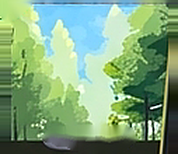
#> input picture game/assets/cardart/leap.png, 178 x 154 px
$ python cardframes.py
#> lines starting #> are read from the running program, lines starting #| are printed output that depends on the picture
"""Mock the three card-frame directions from design/art/card-frame-research.md.

Mockups only -- nothing here is wired into the game. Nick picks one, then the
builder implements it in card_view.gd.

    python tools/cardframes.py            # writes design/reference/cards/frames-*.png

Drawn at 3x hand size and downscaled, so the 1:1 strip shows what he will
actually see: a frame that only works at 3x is not a frame.
"""

import os

from PIL import Image, ImageDraw, ImageFilter, ImageFont

W, H = 160, 224          # true hand size
S = 3                    # supersample
OUT = os.path.join("design", "reference", "cards")
ART = os.path.join("game", "assets", "cardart")
FONTS = os.path.join("game", "assets", "fonts")

CARDS = [
    {"name": "Tongue Snap", "cost": "1", "type": "Attack", "art": None,
     "rare": True,
     "text": [("Deal ", "w"), ("2", "n"), (" damage and an", "w"),
              ("\nadditional ", "w"), ("3", "n"), (" per ", "w"),
              ("Rhythm", "k"), (".", "w"),
              ("\nClimb ", "w"), ("1", "n"), (".", "w")]},
    {"name": "Leap", "cost": "2", "type": "Skill", "art": "leap.png",
     "rare": True,
     "text": [("Climb ", "w"), ("3", "n"), (".", "w")]},
    {"name": "Scramble", "cost": "0", "type": "Skill", "art": "scramble.png",
     "rare": False,
     "text": [("Climb ", "w"), ("1", "n"), (".", "w")]},
]


def font(name, size):
    try:
        return ImageFont.truetype(os.path.join(FONTS, name), size)
    except OSError:
        return ImageFont.load_default(size)


def fit(d, text, name, size, width):
    """The largest size at or below `size` whose text fits `width`."""
    while size > 5 * S:
        f = font(name, size)
        if d.textlength(text, font=f) <= width:
            return f
        size -= S
    return font(name, size)


def art_for(card, box):
    """The card's art, cropped to fill the window, or a flat placeholder."""
    w, h = box
    if card["art"]:
        p = os.path.join(ART, card["art"])
        if os.path.exists(p):
            im = Image.open(p).convert("RGB")
            scale = max(w / im.width, h / im.height)
            im = im.resize((int(im.width * scale) + 1, int(im.height * scale) + 1),
                           Image.LANCZOS)
            x = (im.width - w) // 2
            y = (im.height - h) // 3
            return im.crop((x, y, x + w, y + h))
    return Image.new("RGB", (w, h), (36, 40, 52))


def bevel(d, box, light, dark, width=2):
    """A raised edge: light on the top-left, dark on the bottom-right. This is
    the single device that turns a painted outline into a plate with
    thickness, and the one our current border is missing."""
    x0, y0, x1, y1 = box
    for i in range(width):
        d.line([(x0 + i, y1 - i), (x0 + i, y0 + i), (x1 - i, y0 + i)], fill=light)
        d.line([(x1 - i, y0 + i), (x1 - i, y1 - i), (x0 + i, y1 - i)], fill=dark)


def rules(d, box, parts, f, light=True):
    """Rules text, centred, with numbers and keywords picked out."""
    colours = {"w": (236, 234, 228) if light else (28, 26, 24),
               "n": (120, 220, 140) if light else (24, 110, 48),
               "k": (226, 176, 92) if light else (150, 92, 20)}
    x0, y0, x1, _ = box
    lines, cur = [], []
    for text, kind in parts:
        for i, chunk in enumerate(text.split("\n")):
            if i:
                lines.append(cur)
                cur = []
            if chunk:
                cur.append((chunk, kind))
    lines.append(cur)
    # shrink until the widest line fits the box -- a frame that clips its own
    # rules text is the fault we are fixing, not a new one
    while f.size > 5 * S:
        if max(sum(d.textlength(t, font=f) for t, _ in l) for l in lines) <= x1 - x0:
            break
        f = ImageFont.truetype(f.path, f.size - S) if hasattr(f, "path") \
            else font("KenneyBold.ttf", f.size - S)
    y = y0
    for line in lines:
        total = sum(d.textlength(t, font=f) for t, _ in line)
        x = x0 + ((x1 - x0) - total) / 2
        for text, kind in line:
            d.text((x, y), text, font=f, fill=colours[kind])
            x += d.textlength(text, font=f)
        y += f.size + 4 * S


# --------------------------------------------------------------------------
# A -- carved obsidian: the fight's own material
# --------------------------------------------------------------------------

def frame_a(card):
    w, h = W * S, H * S
    im = Image.new("RGB", (w, h), (10, 9, 12))
    d = ImageDraw.Draw(im)
    pad = 4 * S
    # hard outer edge, then a bevelled stone plate
    d.rounded_rectangle([0, 0, w - 1, h - 1], 7 * S, fill=(8, 7, 9))
    d.rounded_rectangle([pad, pad, w - pad, h - pad], 5 * S, fill=(33, 31, 36))
    bevel(d, (pad, pad, w - pad, h - pad), (74, 69, 78), (16, 15, 18), 2 * S)
    # keyline colour IS the rarity cue: ember for uncommon, slate for common
    key = (198, 104, 36) if card["rare"] else (104, 110, 122)
    d.rounded_rectangle([pad + 2 * S, pad + 2 * S, w - pad - 2 * S, h - pad - 2 * S],
                        4 * S, outline=key, width=S)
    # art window, contained by its own keyline
    ax0, ay0 = pad + 7 * S, pad + 22 * S
    ax1, ay1 = w - pad - 7 * S, pad + 128 * S
    im.paste(art_for(card, (ax1 - ax0, ay1 - ay0)), (ax0, ay0))
    d.rectangle([ax0 - S, ay0 - S, ax1, ay1], outline=(12, 11, 14), width=S)
    # title plate, with the cost SET INTO it rather than floating outside
    d.rounded_rectangle([pad + 5 * S, pad + 4 * S, w - pad - 5 * S, pad + 19 * S],
                        3 * S, fill=(24, 22, 26))
    bevel(d, (pad + 5 * S, pad + 4 * S, w - pad - 5 * S, pad + 19 * S),
          (66, 61, 70), (14, 13, 16), S)
    d.text((pad + 26 * S, pad + 7 * S), card["name"],
           font=fit(d, card["name"], "KenneyBold.ttf", 11 * S, w - 2 * pad - 33 * S),
           fill=(238, 228, 214))
    d.ellipse([pad + 7 * S, pad + 5 * S, pad + 21 * S, pad + 18 * S], fill=(16, 15, 18),
              outline=key, width=S)
    d.text((pad + 12 * S, pad + 7 * S), card["cost"], font=font("KenneyBold.ttf", 11 * S),
           fill=(246, 198, 120))
    # type bar between art and text
    d.rectangle([ax0, ay1 + S, ax1, ay1 + 13 * S], fill=(24, 22, 26))
    d.text((ax0 + 5 * S, ay1 + 3 * S), card["type"].upper(),
           font=font("KenneyFutureNarrow.ttf", 7 * S), fill=(176, 150, 120))
    # text box: its own inset fill
    d.rounded_rectangle([ax0, ay1 + 15 * S, ax1, h - pad - 5 * S], 2 * S, fill=(20, 19, 23))
    rules(d, (ax0 + 3 * S, ay1 + 22 * S, ax1 - 3 * S, h), card["text"],
          font("KenneyBold.ttf", 9 * S))
    return im


# --------------------------------------------------------------------------
# B -- printed card: Magic's logic, light text box
# --------------------------------------------------------------------------

def frame_b(card):
    w, h = W * S, H * S
    warm = card["type"] == "Attack"
    inner = (122, 46, 36) if warm else (38, 64, 104)
    im = Image.new("RGB", (w, h), (12, 11, 11))
    d = ImageDraw.Draw(im)
    # the black border is the device: a hard edge against any background
    d.rounded_rectangle([0, 0, w - 1, h - 1], 7 * S, fill=(12, 11, 11))
    pad = 6 * S
    d.rounded_rectangle([pad, pad, w - pad, h - pad], 3 * S, fill=inner)
    bevel(d, (pad, pad, w - pad, h - pad),
          tuple(min(255, c + 46) for c in inner), tuple(max(0, c - 28) for c in inner), 2 * S)
    # title plate with the cost right-aligned INSIDE it
    d.rounded_rectangle([pad + 3 * S, pad + 3 * S, w - pad - 3 * S, pad + 17 * S],
                        2 * S, fill=(232, 226, 212))
    d.text((pad + 7 * S, pad + 5 * S), card["name"],
           font=fit(d, card["name"], "KenneyBold.ttf", 10 * S, w - 2 * pad - 28 * S),
           fill=(26, 22, 20))
    d.ellipse([w - pad - 18 * S, pad + 4 * S, w - pad - 5 * S, pad + 16 * S],
              fill=(44, 40, 38))
    d.text((w - pad - 14 * S, pad + 5 * S), card["cost"],
           font=font("KenneyBold.ttf", 10 * S), fill=(240, 232, 216))
    # art window with a keyline
    ax0, ay0 = pad + 5 * S, pad + 20 * S
    ax1, ay1 = w - pad - 5 * S, pad + 120 * S
    im.paste(art_for(card, (ax1 - ax0, ay1 - ay0)), (ax0, ay0))
    d.rectangle([ax0 - S, ay0 - S, ax1, ay1], outline=(20, 18, 17), width=S)
    # type line
    d.rounded_rectangle([pad + 3 * S, ay1 + 3 * S, w - pad - 3 * S, ay1 + 15 * S],
                        2 * S, fill=(232, 226, 212))
    d.text((pad + 7 * S, ay1 + 5 * S), card["type"],
           font=font("KenneyFutureNarrow.ttf", 8 * S), fill=(40, 34, 30))
    # text box, parchment: black on light is the most legible at hand size
    d.rounded_rectangle([pad + 3 * S, ay1 + 18 * S, w - pad - 3 * S, h - pad - 3 * S],
                        2 * S, fill=(238, 232, 216))
    rules(d, (pad + 6 * S, ay1 + 26 * S, w - pad - 6 * S, h), card["text"],
          font("KenneyBold.ttf", 8 * S), light=False)
    # rarity pip, bottom-right, in a fixed place
    pip = (176, 128, 40) if card["rare"] else (120, 120, 124)
    d.regular_polygon((w - pad - 9 * S, h - pad - 9 * S, 4 * S), 4, fill=pip,
                      outline=(32, 28, 24))
    return im


# --------------------------------------------------------------------------
# C -- sculpted relic: Hearthstone's logic, the frame as an object
# --------------------------------------------------------------------------

def frame_c(card):
    w, h = W * S, H * S
    im = Image.new("RGB", (w, h), (18, 14, 11))
    d = ImageDraw.Draw(im)
    d.rounded_rectangle([0, 0, w - 1, h - 1], 10 * S, fill=(14, 11, 9))
    # thick ornate plate
    plate = (96, 72, 38) if card["rare"] else (78, 80, 86)
    lit = (176, 140, 82) if card["rare"] else (156, 160, 168)
    d.rounded_rectangle([3 * S, 3 * S, w - 3 * S, h - 3 * S], 9 * S, fill=plate)
    bevel(d, (3 * S, 3 * S, w - 3 * S, h - 3 * S), lit, (44, 40, 34), 3 * S)
    d.rounded_rectangle([9 * S, 9 * S, w - 9 * S, h - 9 * S], 6 * S, fill=(56, 42, 24))
    # art window: an oval, so the frame reads as a cut object not a rectangle
    ax0, ay0, ax1, ay1 = 16 * S, 24 * S, w - 16 * S, 122 * S
    art = art_for(card, (ax1 - ax0, ay1 - ay0))
    mask = Image.new("L", (ax1 - ax0, ay1 - ay0), 0)
    ImageDraw.Draw(mask).ellipse([0, 0, ax1 - ax0 - 1, ay1 - ay0 - 1], fill=255)
    im.paste(art, (ax0, ay0), mask)
    d.ellipse([ax0 - S, ay0 - S, ax1, ay1], outline=lit, width=2 * S)
    # name on a ribbon across the base of the art
    d.rounded_rectangle([12 * S, ay1 - 12 * S, w - 12 * S, ay1 + 4 * S], 3 * S,
                        fill=(34, 25, 15))
    d.text((18 * S, ay1 - 10 * S), card["name"],
           font=fit(d, card["name"], "KenneyBold.ttf", 10 * S, w - 42 * S),
           fill=(238, 214, 170))
    # the cost as a gem embedded in the frame
    d.ellipse([6 * S, 6 * S, 30 * S, 30 * S], fill=(26, 56, 104), outline=lit,
              width=2 * S)
    d.ellipse([11 * S, 10 * S, 24 * S, 20 * S], fill=(70, 120, 196))
    d.text((14 * S, 10 * S), card["cost"], font=font("KenneyBold.ttf", 12 * S),
           fill=(236, 244, 255))
    # type ribbon + text box
    d.text((16 * S, ay1 + 9 * S), card["type"].upper(),
           font=font("KenneyFutureNarrow.ttf", 7 * S), fill=(198, 166, 112))
    d.rounded_rectangle([14 * S, ay1 + 20 * S, w - 14 * S, h - 14 * S], 4 * S,
                        fill=(30, 23, 14))
    rules(d, (17 * S, ay1 + 27 * S, w - 17 * S, h), card["text"],
          font("KenneyBold.ttf", 8 * S))
    return im


def sheet(fn, label):
    """Three cards in a row, at 3x and again at true hand size underneath."""
    cards = [fn(c) for c in CARDS]
    gap = 6 * S
    big_w = len(cards) * (W * S) + gap * (len(cards) + 1)
    small = [c.resize((W, H), Image.LANCZOS) for c in cards]
    head = 26 * S
    im = Image.new("RGB", (big_w, head + H * S + gap + H + gap * 2), (24, 22, 26))
    d = ImageDraw.Draw(im)
    d.text((gap, gap), label, font=font("KenneyBold.ttf", 13 * S), fill=(236, 230, 220))
    x = gap
    for c in cards:
        im.paste(c, (x, head))
        x += W * S + gap
    x = gap
    y = head + H * S + gap
    for c in small:
        im.paste(c, (x, y))
        x += W + gap
    return im


def main():
    os.chdir(os.path.join(os.path.dirname(os.path.abspath(__file__)), ".."))
    if not os.path.isdir(OUT):
        os.makedirs(OUT)
    for key, fn, label in (("A", frame_a, "A  carved obsidian"),
                           ("B", frame_b, "B  printed card"),
                           ("C", frame_c, "C  sculpted relic")):
        p = os.path.join(OUT, "frames-%s.png" % key)
        sheet(fn, label).save(p)
        print("wrote", p)
#> this loop made 3 passes
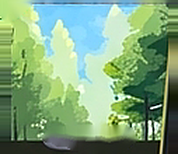
#> input picture game/assets/cardart/leap.png, 178 x 154 px
#> pass 1, in art_for (call 2), `im = im.resize((int(im.width * scale) + 1, int(im.height * scale) + 1)..`:
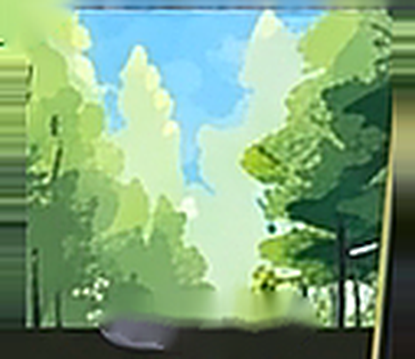
#> im: PIL image 415x359 RGB; mean R, G, B 127.9, 165.5, 124.9
#> pass 1, in main, `sheet(fn, label).save(p)`:
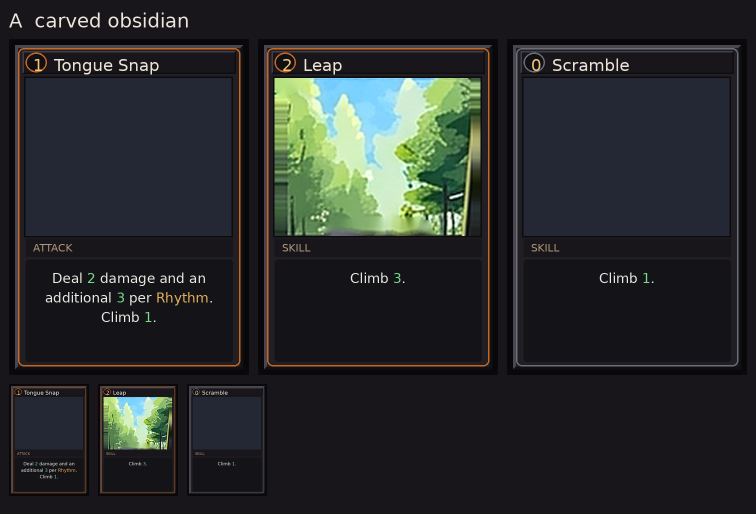
#> saved as frames-A.png: PIL image 1512x1028 RGB (shown at 1/2 size); mean R, G, B 39.9, 42.3, 42.3


if __name__ == "__main__":
    main()

$ run again, with game/assets/cardart/crescendo.png copied over game/assets/cardart/leap.png
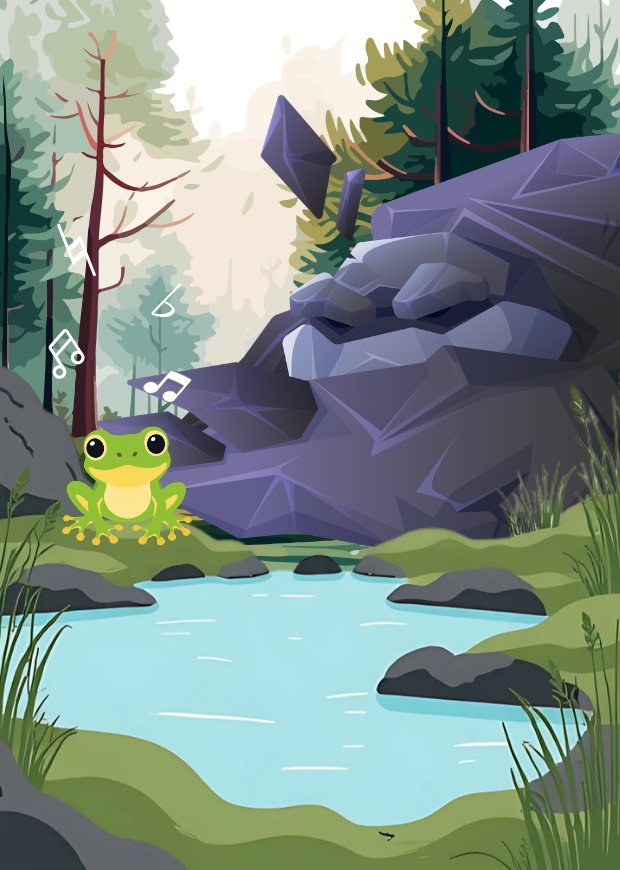
#> input picture game/assets/cardart/crescendo.png, 620 x 870 px
#> the loop in main, `for key, fn, label in (("A", frame_a, "A  carved obsidian"), ("B", fra..` made 3 passes
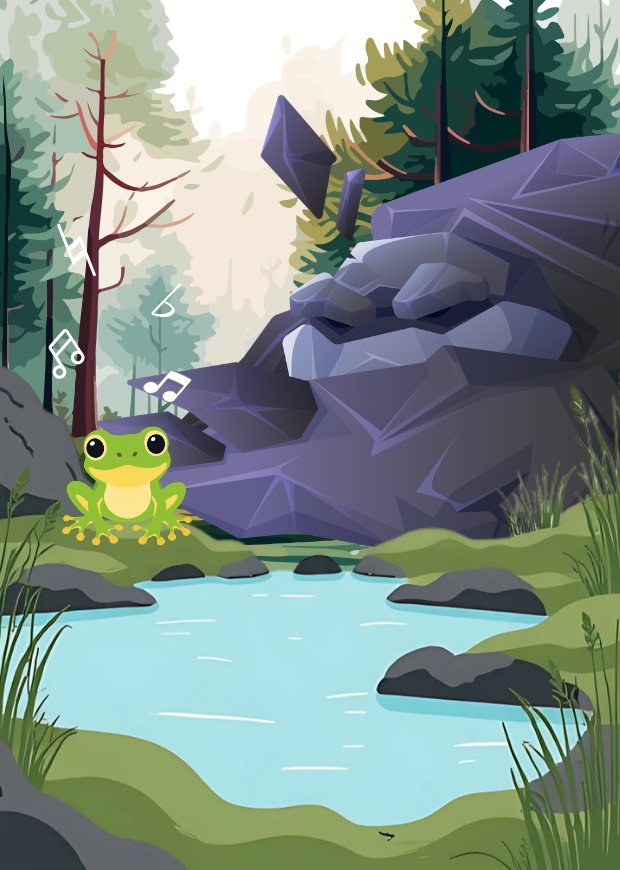
#> input picture game/assets/cardart/leap.png, 620 x 870 px
#> pass 1, in main, `sheet(fn, label).save(p)`:
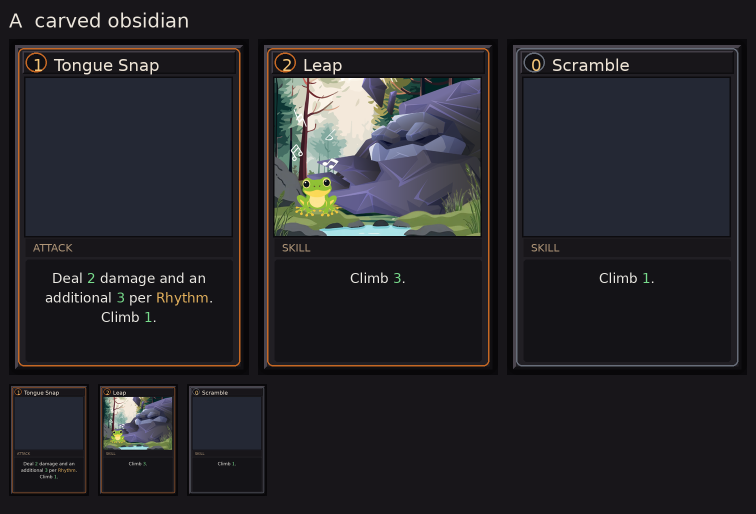
#> saved as frames-A.png: PIL image 1512x1028 RGB (shown at 1/2 size); mean R, G, B 37.7, 36.9, 41
